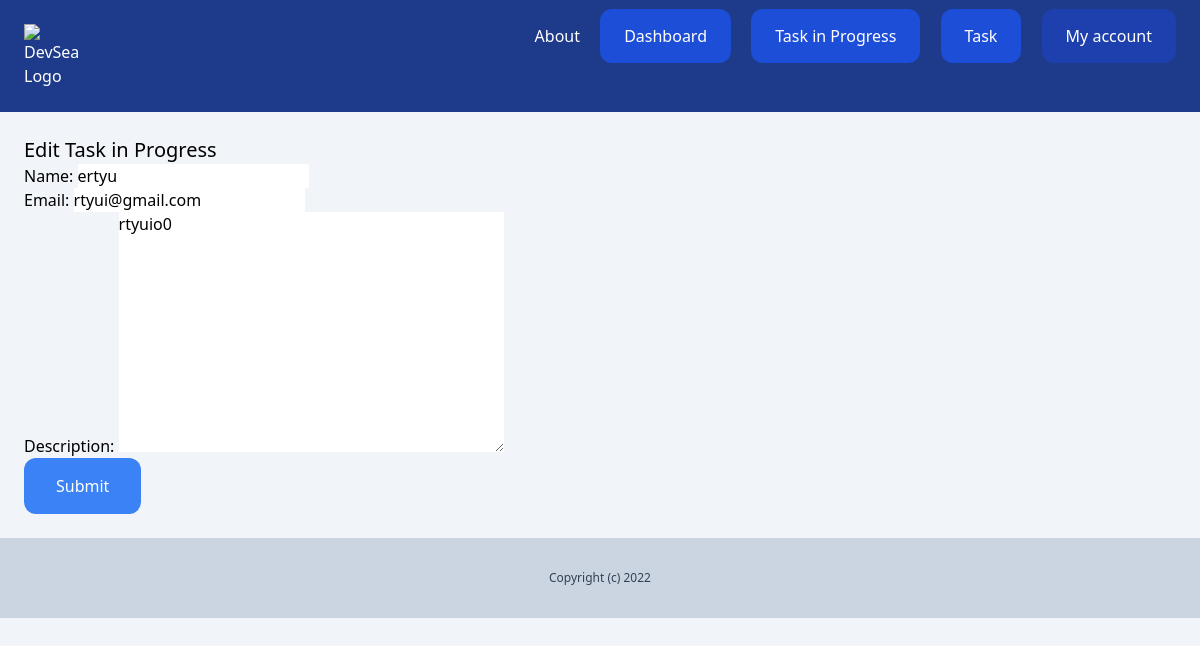
The app's page /dashboard/Task_in_progress/6/edit/ (signed in) with its own data.
### client/models.py (models this page shows, shortened)
class Client(models.Model):
    team = models.ForeignKey(
        Team, related_name='clients', on_delete=models.CASCADE)
    name = models.CharField(max_length=255)
    email = models.EmailField()
    description = models.TextField(blank=True, null=True)
    created_by = models.ForeignKey(
        User, related_name='clients', on_delete=models.CASCADE)
    created_at = models.DateTimeField(auto_now_add=True)
    modified_at = models.DateTimeField(auto_now=True)
    class Meta:
        ordering = ('name',)

### client/views.py (the view)
# urls.py: path('<int:pk>/edit/', views.client_edit, name='edit'),
@login_required
def client_edit(request, pk):
    client = get_object_or_404(Client, created_by=request.user, pk=pk)
    if request.method == 'POST':
        form = AddClientForm(request.POST, instance=client)
        if form.is_valid():
            form.save()
            messages.success(request, 'The Task in Progress was Edited')
            return redirect('clients:list')
    form = AddClientForm(instance=client)
    return render(request, 'client/client_edit.html', {
        'form': form
    })

### client/forms.py
class AddClientForm(forms.ModelForm):
    class Meta:
        model = Client
        fields = ('name', 'email', 'description')

### client/templates/client/client_edit.html (shortened to what this page needs)
{% extends 'core/base.html' %}
{% block content %}
<div class="py-6 px-6">
  <h1 class="text-xl">Edit Task in Progress</h1>
  <form action="." method="post">
    {% csrf_token %} {{form.as_p}}
    <button class="py-4 px-8 bg-blue-500 text-white rounded-xl">Submit</button>
  </form>
</div>
{% endblock %}

### records on screen
Client: name "ertyu", email "rtyui@gmail.com", description "rtyuio0"
